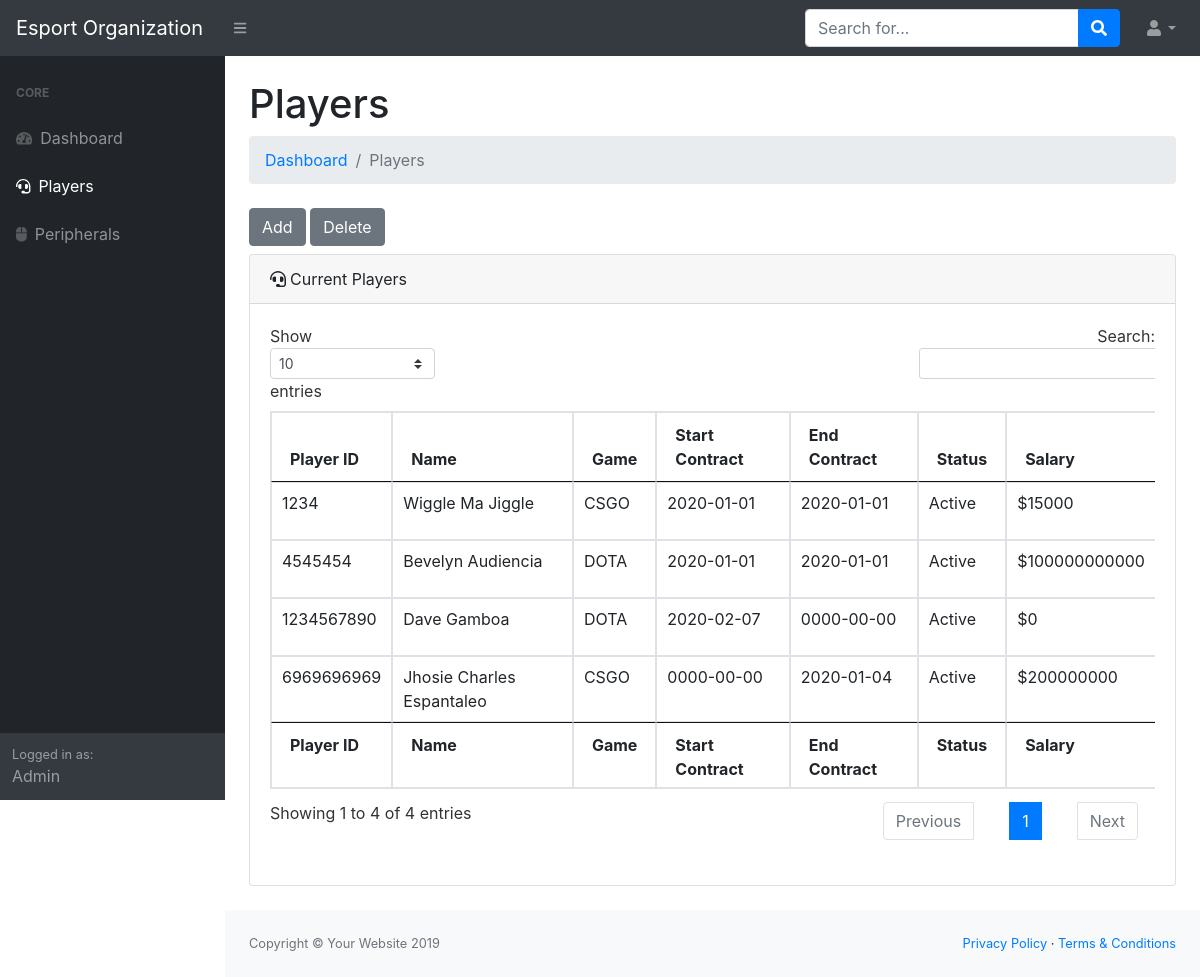
The page /NewSite/dist/tables.php on the database its author committed.
### tables this page shows
CREATE TABLE `players` (
  `playerID` varchar(10) NOT NULL,
  `name` varchar(25) DEFAULT NULL,
  `address` varchar(35) DEFAULT NULL,
  `gameID` varchar(10) DEFAULT NULL,
  `startContract` date DEFAULT NULL,
  `endContract` date DEFAULT NULL,
  `status` tinyint(1) NOT NULL DEFAULT 1
);

CREATE TABLE `game` (
  `gameID` varchar(10) NOT NULL,
  `nameOfgame` varchar(20) DEFAULT NULL,
  `typeofgame` varchar(20) DEFAULT NULL
);

CREATE TABLE `salary` (
  `sponsorShare` double DEFAULT NULL,
  `tournamentID` varchar(10) DEFAULT NULL,
  `playerID` varchar(10) DEFAULT NULL,
  `totalSalary` double DEFAULT 0
);

### NewSite/dist/tables.php (the view, shortened to what this page needs)
<!DOCTYPE html>
<html lang="en">
    <head>
        <link href="css/styles.css" rel="stylesheet" />
        <link href="css/datatables.css" rel="stylesheet" />
    </head>
    <body class="sb-nav-fixed">
        <nav class="sb-topnav navbar navbar-expand navbar-dark bg-dark">
            <a class="navbar-brand" href="index.html">Esport Organization</a><button class="btn btn-link btn-sm order-1 order-lg-0" id="sidebarToggle" href="#"><i class="fas fa-bars"></i></button
            >
            <form class="d-none d-md-inline-block form-inline ml-auto mr-0 mr-md-3 my-2 my-md-0">
                <div class="input-group">
                    <input class="form-control" type="text" placeholder="Search for..." aria-label="Search" aria-describedby="basic-addon2" />
                    <div class="input-group-append">
                        <button class="btn btn-primary" type="button"><i class="fas fa-search"></i></button>
                    </div>
                </div>
            </form>
            <ul class="navbar-nav ml-auto ml-md-0">
                <li class="nav-item dropdown">
                    <a class="nav-link dropdown-toggle" id="userDropdown" href="#" role="button" data-toggle="dropdown" aria-haspopup="true" aria-expanded="false"><i class="fas fa-user fa-fw"></i></a>
                </li>
            </ul>
        </nav>
        <div id="layoutSidenav">
            <div id="layoutSidenav_nav">
                <nav class="sb-sidenav accordion sb-sidenav-dark" id="sidenavAccordion">
                    <div class="sb-sidenav-menu">
                        <div class="nav">
                            <div class="sb-sidenav-menu-heading">Core</div>
                            <a class="nav-link" href="index.php"
                                ><div class="sb-nav-link-icon"><i class="fas fa-tachometer-alt"></i></div>
                                Dashboard</a
                            >
                            <a class="nav-link" href="tables.php"
                                ><div class="sb-nav-link-icon"><i class="fas fa-headset"></i></div>
                                Players</a
                            >
                            <a class="nav-link" href="inventory.php"
                                ><div class="sb-nav-link-icon"><i class="fas fa-mouse"></i></div>
                                Peripherals</a
                            >
                        </div>
                    </div>
                    <div class="sb-sidenav-footer">
                        <div class="small">Logged in as:</div>
                        Admin
                    </div>
                </nav>
            </div>
            <div id="layoutSidenav_content">
                <main>
                    <div class="container-fluid">
                        <h1 class="mt-4">Players</h1>
                        <ol class="breadcrumb mb-4">
                            <li class="breadcrumb-item"><a href="index.php">Dashboard</a></li>
                            <li class="breadcrumb-item active">Players</li>
                        </ol>
                        <input type="submit" class="btn btn-secondary mb-sm-2" data-toggle="modal" data-target="#add" name = "Add"  value = "Add">
                        <input type="submit" class="btn btn-secondary mb-sm-2" data-toggle="modal" data-target="#delete" name = "delete"  value = "Delete">
                        <div class="card mb-4">
                            <div class="card-header"><i class="fas fa-headset mr-1"></i>Current Players</div>
                            <div class="card-body">
                                <div class="table-responsive">
                                    <table class="table table-bordered" id="dataTable" width="100%" cellspacing="0">
                                        <thead>
                                            <tr>
                                                <th>Player ID</th>
                                                <th>Name</th>
                                                <th>Game</th>
                                                <th>Start Contract</th>
                                                <th>End Contract</th>
                                                <th> Status </th>
                                                <th>Salary</th>
                                            </tr>
                                        </thead>
                                        <tfoot>
                                            <tr>
                                                <th>Player ID</th>
                                                <th>Name</th>
                                                <th>Game</th>
                                                <th>Start Contract</th>
                                                <th>End Contract</th>
                                                <th> Status </th>
                                                <th>Salary</th>
                                            </tr>
                                        </tfoot>
                                        <tbody>
                                            <tr>
                                                <?php
                                                        $con = mysqli_connect("localhost","root","","esport_org")
                                                            or die("Error in Connection");
                                                        $user_num = "SELECT * from players ORDER BY players.name";
                                                        $user_count = mysqli_query($con,$user_num);
                                                        while($user = mysqli_fetch_array($user_count))
                                                        {
                                                                echo '<td>' .$user['playerID']. '</td>';
                                                                echo '<td>' .$user['name']. '</td>';
                                                                $gameID = $user['gameID'];
                                                                $game = "SELECT * FROM game WHERE gameID = $gameID";
                                                                $game_count = mysqli_query($con,$game);
                                                                $gameName = mysqli_fetch_array($game_count);
                                                                echo '<td>' .$gameName['nameOfgame']. '</td>';
                                                                echo '<td>' . $user['startContract']. '</td>';
                                                                echo '<td>' . $user['endContract']. '</td>';
                                                                echo '<td>';
                                                                if($user['status'] )
                                                                {
                                                                    echo  '<p >Active</p>';
                                                                }
                                                                else if(!$user['status'])
                                                                {
                                                                    echo  '<p >Not-Active</p>';
                                                                }
                                                                echo '</td>';
                                                                $playerID = $user['playerID'];
                                                                $salary = "SELECT * FROM salary WHERE playerID = $playerID";
                                                                $salary_count = mysqli_query($con,$salary);
                                                                $salary1 = mysqli_fetch_array($salary_count);
                                                                if(isset($salary1['totalSalary'] ))
                                                                     echo'<td> $' .$salary1['totalSalary']. '</td>';
                                                                else
                                                                     echo'<td> $0 </td>';
                                                                echo '</tr>';
                                                        }
                                                ?>
                                        </tbody>
                                    </table>
                                </div>
                            </div>
                        </div>
                    </div>
                </main>
                <footer class="py-4 bg-light mt-auto">
                    <div class="container-fluid">
                        <div class="d-flex align-items-center justify-content-between small">
                            <div class="text-muted">Copyright &copy; Your Website 2019</div>
                            <div>
                                <a href="#">Privacy Policy</a>
                                &middot;
                                <a href="#">Terms &amp; Conditions</a>
                            </div>
                        </div>
                    </div>
                </footer>
            </div>
        </div>
    </body>
</html>

### rows shown on the page
players: playerID "4545454", name "Bevelyn Audiencia", gameID.nameOfgame "DOTA", startContract "2020-01-01", endContract "2020-01-01", status "Active", salary.totalSalary "100000000000"
players: playerID "1234567890", name "Dave Gamboa", gameID.nameOfgame "DOTA", startContract "2020-02-07", endContract "0000-00-00", status "Active", shows "$0"
players: playerID "6969696969", name "Jhosie Charles Espantaleo", gameID.nameOfgame "CSGO", startContract "0000-00-00", endContract "2020-01-04", status "Active", salary.totalSalary "200000000"
players: playerID "1234", name "Wiggle Ma Jiggle", gameID.nameOfgame "CSGO", startContract "2020-01-01", endContract "2020-01-01", status "Active", salary.totalSalary "15000"
